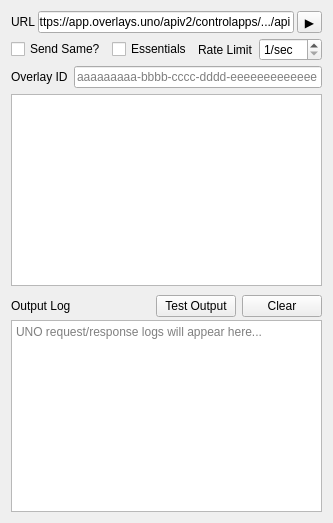
         <widget class="QWidget" name="tab_uno">
          <attribute name="title">
           <string>UNO</string>
          </attribute>
          <layout class="QGridLayout" name="gridLayout_5">
           <item row="0" column="0">
            <widget class="QWidget" name="widget_uno_props" native="true">
             <layout class="QVBoxLayout" name="verticalLayout_8">
              <property name="spacing">
               <number>0</number>
              </property>
              <property name="leftMargin">
               <number>0</number>
              </property>
              <property name="topMargin">
               <number>0</number>
              </property>
              <property name="rightMargin">
               <number>0</number>
              </property>
              <property name="bottomMargin">
               <number>0</number>
              </property>
              <item>
               <widget class="QWidget" name="connectionWidget_2" native="true">
                <layout class="QHBoxLayout" name="horizontalLayout_29">
                 <property name="spacing">
                  <number>3</number>
                 </property>
                 <property name="leftMargin">
                  <number>0</number>
                 </property>
                 <property name="topMargin">
                  <number>0</number>
                 </property>
                 <property name="rightMargin">
                  <number>0</number>
                 </property>
                 <property name="bottomMargin">
                  <number>0</number>
                 </property>
                 <item>
                  <widget class="QLabel" name="connectionLabel_2">
                   <property name="text">
                    <string>URL</string>
                   </property>
                  </widget>
                 </item>
                 <item>
                  <widget class="QLineEdit" name="lineEdit_unoUrl">
                   <property name="text">
                    <string>https://app.overlays.uno/apiv2/controlapps/.../api</string>
                   </property>
                  </widget>
                 </item>
                 <item>
                  <widget class="QToolButton" name="toolButton_toggleUno">
                   <property name="text">
                    <string>▶️</string>
                   </property>
                   <property name="checkable">
                    <bool>true</bool>
                   </property>
                  </widget>
                 </item>
                </layout>
               </widget>
              </item>
              <item>
               <widget class="QWidget" name="widget_26" native="true">
                <property name="minimumSize">
                 <size>
                  <width>0</width>
                  <height>0</height>
                 </size>
                </property>
                <layout class="QHBoxLayout" name="horizontalLayout_30">
                 <property name="leftMargin">
                  <number>0</number>
                 </property>
                 <property name="topMargin">
                  <number>5</number>
                 </property>
                 <property name="rightMargin">
                  <number>0</number>
                 </property>
                 <property name="bottomMargin">
                  <number>5</number>
                 </property>
                 <item>
                  <widget class="QCheckBox" name="checkBox_uno_send_same">
                   <property name="sizePolicy">
                    <sizepolicy hsizetype="Fixed" vsizetype="Fixed">
                     <horstretch>0</horstretch>
                     <verstretch>0</verstretch>
                    </sizepolicy>
                   </property>
                   <property name="toolTip">
                    <string>Send only new detections or also existing?</string>
                   </property>
                   <property name="text">
                    <string>Send Same?</string>
                   </property>
                  </widget>
                 </item>
                 <item>
                  <widget class="QCheckBox" name="checkBox_uno_essentials">
                   <property name="sizePolicy">
                    <sizepolicy hsizetype="Fixed" vsizetype="Fixed">
                     <horstretch>0</horstretch>
                     <verstretch>0</verstretch>
                    </sizepolicy>
                   </property>
                   <property name="text">
                    <string>Essentials</string>
                   </property>
                  </widget>
                 </item>
                 <item>
                  <widget class="QLabel" name="label_23">
                   <property name="sizePolicy">
                    <sizepolicy hsizetype="Fixed" vsizetype="Preferred">
                     <horstretch>0</horstretch>
                     <verstretch>0</verstretch>
                    </sizepolicy>
                   </property>
                   <property name="text">
                    <string>Rate Limit</string>
                   </property>
                  </widget>
                 </item>
                 <item>
                  <widget class="QSpinBox" name="spinBox">
                   <property name="sizePolicy">
                    <sizepolicy hsizetype="Fixed" vsizetype="Fixed">
                     <horstretch>0</horstretch>
                     <verstretch>0</verstretch>
                    </sizepolicy>
                   </property>
                   <property name="suffix">
                    <string>/sec</string>
                   </property>
                   <property name="minimum">
                    <number>1</number>
                   </property>
                  </widget>
                 </item>
                </layout>
               </widget>
              </item>
              <item>
               <widget class="QWidget" name="widget_uno_essentials_details" native="true">
                <layout class="QHBoxLayout" name="horizontalLayout_21">
                 <property name="leftMargin">
                  <number>0</number>
                 </property>
                 <property name="topMargin">
                  <number>0</number>
                 </property>
                 <property name="rightMargin">
                  <number>0</number>
                 </property>
                 <property name="bottomMargin">
                  <number>0</number>
                 </property>
                 <item>
                  <widget class="QLabel" name="label_24">
                   <property name="sizePolicy">
                    <sizepolicy hsizetype="Fixed" vsizetype="Preferred">
                     <horstretch>0</horstretch>
                     <verstretch>0</verstretch>
                    </sizepolicy>
                   </property>
                   <property name="text">
                    <string>Overlay ID</string>
                   </property>
                  </widget>
                 </item>
                 <item>
                  <widget class="QLineEdit" name="lineEdit_uno_essentials_id">
                   <property name="sizePolicy">
                    <sizepolicy hsizetype="Preferred" vsizetype="Fixed">
                     <horstretch>0</horstretch>
                     <verstretch>0</verstretch>
                    </sizepolicy>
                   </property>
                   <property name="text">
                    <string/>
                   </property>
                   <property name="placeholderText">
                    <string>aaaaaaaaa-bbbb-cccc-dddd-eeeeeeeeeeeee</string>
                   </property>
                  </widget>
                 </item>
                </layout>
               </widget>
              </item>
             </layout>
            </widget>
           </item>
           <item row="2" column="0">
            <widget class="QTableView" name="tableView_unoMapping">
             <attribute name="horizontalHeaderVisible">
              <bool>false</bool>
             </attribute>
             <attribute name="horizontalHeaderStretchLastSection">
              <bool>true</bool>
             </attribute>
            </widget>
           </item>
           <item row="3" column="0">
            <widget class="QWidget" name="widget_uno_log_section" native="true">
             <layout class="QVBoxLayout" name="verticalLayout_uno_log">
              <property name="spacing">
               <number>3</number>
              </property>
              <property name="leftMargin">
               <number>0</number>
              </property>
              <property name="topMargin">
               <number>3</number>
              </property>
              <property name="rightMargin">
               <number>0</number>
              </property>
              <property name="bottomMargin">
               <number>0</number>
              </property>
              <item>
               <widget class="QWidget" name="widget_uno_log_buttons" native="true">
                <layout class="QHBoxLayout" name="horizontalLayout_uno_log_buttons">
                 <property name="leftMargin">
                  <number>0</number>
                 </property>
                 <property name="topMargin">
                  <number>0</number>
                 </property>
                 <property name="rightMargin">
                  <number>0</number>
                 </property>
                 <property name="bottomMargin">
                  <number>0</number>
                 </property>
                 <item>
                  <widget class="QLabel" name="label_uno_log">
                   <property name="text">
                    <string>Output Log</string>
                   </property>
                  </widget>
                 </item>
                 <item>
                  <spacer name="horizontalSpacer_uno_log">
                   <property name="orientation">
                    <enum>Qt::Horizontal</enum>
                   </property>
                   <property name="sizeHint" stdset="0">
                    <size>
                     <width>40</width>
                     <height>20</height>
                    </size>
                   </property>
                  </spacer>
                 </item>
                 <item>
                  <widget class="QPushButton" name="pushButton_uno_test">
                   <property name="text">
                    <string>Test Output</string>
                   </property>
                  </widget>
                 </item>
                 <item>
                  <widget class="QPushButton" name="pushButton_uno_clear_log">
                   <property name="text">
                    <string>Clear</string>
                   </property>
                  </widget>
                 </item>
                </layout>
               </widget>
              </item>
              <item>
               <widget class="QPlainTextEdit" name="plainTextEdit_uno_log">
                <property name="readOnly">
                 <bool>true</bool>
                </property>
                <property name="maximumBlockCount">
                 <number>1000</number>
                </property>
                <property name="placeholderText">
                 <string>UNO request/response logs will appear here...</string>
                </property>
               </widget>
              </item>
             </layout>
            </widget>
           </item>
          </layout>
         </widget>
